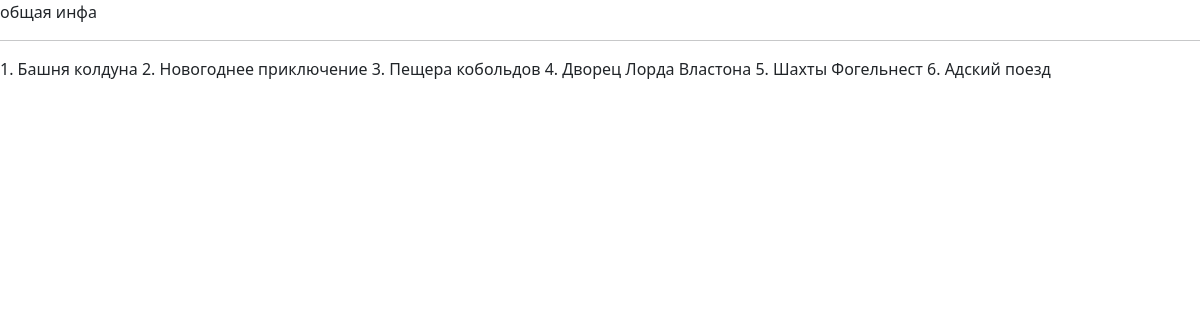
The app's page /releases/, older data.
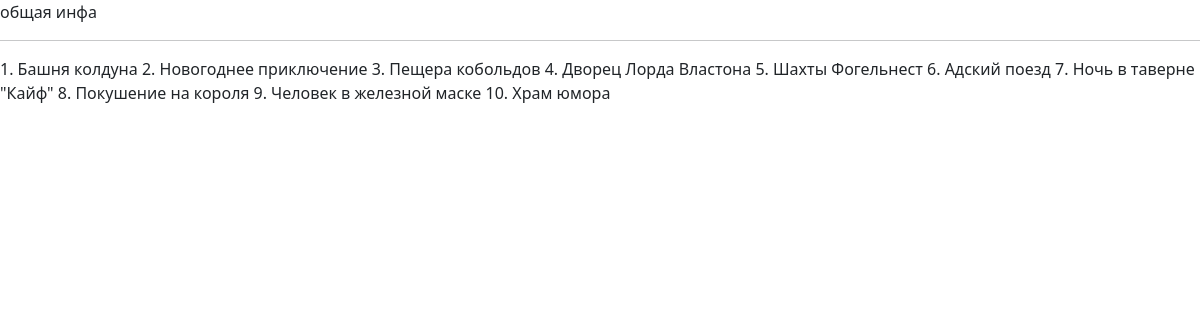
The same page, newer data.
### mysite/models.py (models this page shows)
class Release(models.Model):
    number = models.IntegerField(blank=False, verbose_name='Номер выпуска')
    title = models.CharField(max_length=50, blank=False, verbose_name='Название выпуска')
    gamers = models.ManyToManyField('Gamer', verbose_name='Игроки')
    personages = models.ManyToManyField('Personage', verbose_name='Персонажи')
    line = models.ForeignKey('Storyline', blank=True, null=True, on_delete=models.CASCADE,
                             verbose_name='Сюжетная линия')
    url = models.URLField(max_length=150, blank=False, verbose_name='Ссылка')
    image = models.ImageField(upload_to='releases', blank=True, null=True, verbose_name='Афиша')
    def __str__(self):
        return f'{self.number}. {self.title}'
    def display_gamers(self):
        return ", ".join([gamer.name for gamer in self.gamers.all()])
    def display_personages(self):
        return ", ".join([personage.name for personage in self.personages.all()])
    display_gamers.short_description = 'Игроки'
    display_personages.short_description = 'Персонажи'

### mysite/views.py (the view)
# urls.py: path("releases/", ReleaseListView.as_view(), name="releases"),
class ReleaseListView(ListView):
    model = Release
    paginate_by = 10
    template_name = 'releases.html'

### mysite/templates/releases.html (shortened to what this page needs)
{% extends 'base.html' %}
{% block content %}
  {% for object in object_list %}
     {{object}}
 {% endfor %}
{% endblock %}

### mysite/templates/base.html (shortened to what this page needs)
<!DOCTYPE html>
<html lang="en">
<head>
    {% load static %}
    <link type="text/css" href="{% static 'css/index.css' %}" rel="stylesheet" >
    <link rel="stylesheet" href="https://cdn.jsdelivr.net/npm/bootstrap@5.3.0/dist/css/bootstrap.min.css">
</head>
<body>
    общая инфа<br>
    <hr>
    {% block content %}
    {% endblock %}
</body>
</html>

Row changes from the older to the newer data that the page shows:
added Release: number+title "7. Ночь в таверне \"Кайф\""
added Release: number+title "8. Покушение на короля"
added Release: number+title "9. Человек в железной маске"
added Release: number+title "10. Храм юмора"
